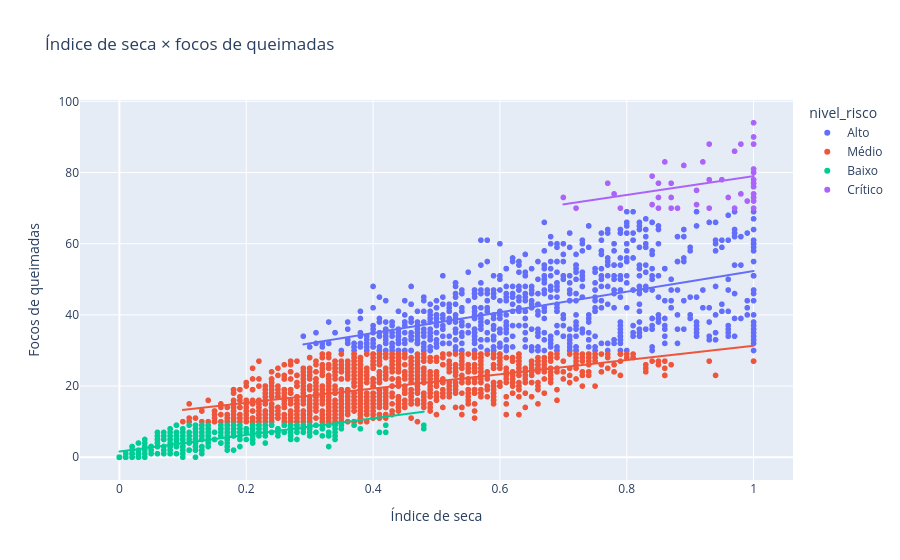

The notebook cell this image was saved under:
### Markdown cell above
## 13. Relação entre seca e queimadas

### Code cell
corr = df[["indice_seca", "focos_queimada"]].corr().iloc[0, 1]
print(f"Correlação de Pearson: {corr:.3f}")

fig = px.scatter(
    df,
    x="indice_seca",
    y="focos_queimada",
    color="nivel_risco",
    hover_data=["ano", "mes", "uf", "regiao", "bioma"],
    trendline="ols",
    title="Índice de seca × focos de queimadas"
)
fig.update_layout(
    xaxis_title="Índice de seca",
    yaxis_title="Focos de queimadas"
)
fig.show()

### Figure 1 — Plotly figure (JSON) as saved in the notebook; plotly's stock layout.template omitted (floating-point values rounded to 4 significant figures; data arrays with more than 128 entries replaced by an {"elided": "..."} marker saying what was removed)
{"data": [{"customdata": {"elided": "784x5 mixed values"}, "hovertemplate": "nivel_risco=Alto<br>indice_seca=%{x}<br>focos_queimada=%{y}<br>ano=%{customdata[0]}<br>mes=%{customdata[1]}<br>uf=%{customdata[2]}<br>regiao=%{customdata[3]}<br>bioma=%{customdata[4]}<extra></extra>", "legendgroup": "Alto", "marker": {"color": "#636efa", "symbol": "circle"}, "mode": "markers", "name": "Alto", "showlegend": true, "type": "scattergl", "x": {"elided": "784 float values"}, "xaxis": "x", "y": {"elided": "784 int values"}, "yaxis": "y"}, {"hovertemplate": "<b>OLS trendline</b><br>focos_queimada = 29.0576 * indice_seca + 23.28<br>R<sup>2</sup>=0.249860<br><br>nivel_risco=Alto<br>indice_seca=%{x}<br>focos_queimada=%{y} <b>(trend)</b><extra></extra>", "legendgroup": "Alto", "marker": {"color": "#636efa", "symbol": "circle"}, "mode": "lines", "name": "Alto", "showlegend": false, "type": "scattergl", "x": {"elided": "784 float values"}, "xaxis": "x", "y": {"elided": "784 float values"}, "yaxis": "y"}, {"customdata": {"elided": "1199x5 mixed values"}, "hovertemplate": "nivel_risco=Médio<br>indice_seca=%{x}<br>focos_queimada=%{y}<br>ano=%{customdata[0]}<br>mes=%{customdata[1]}<br>uf=%{customdata[2]}<br>regiao=%{customdata[3]}<br>bioma=%{customdata[4]}<extra></extra>", "legendgroup": "Médio", "marker": {"color": "#EF553B", "symbol": "circle"}, "mode": "markers", "name": "Médio", "showlegend": true, "type": "scattergl", "x": {"elided": "1199 float values"}, "xaxis": "x", "y": {"elided": "1199 int values"}, "yaxis": "y"}, {"hovertemplate": "<b>OLS trendline</b><br>focos_queimada = 20.0352 * indice_seca + 11.2948<br>R<sup>2</sup>=0.306196<br><br>nivel_risco=Médio<br>indice_seca=%{x}<br>focos_queimada=%{y} <b>(trend)</b><extra></extra>", "legendgroup": "Médio", "marker": {"color": "#EF553B", "symbol": "circle"}, "mode": "lines", "name": "Médio", "showlegend": false, "type": "scattergl", "x": {"elided": "1199 float values"}, "xaxis": "x", "y": {"elided": "1199 float values"}, "yaxis": "y"}, {"customdata": {"elided": "376x5 mixed values"}, "hovertemplate": "nivel_risco=Baixo<br>indice_seca=%{x}<br>focos_queimada=%{y}<br>ano=%{customdata[0]}<br>mes=%{customdata[1]}<br>uf=%{customdata[2]}<br>regiao=%{customdata[3]}<br>bioma=%{customdata[4]}<extra></extra>", "legendgroup": "Baixo", "marker": {"color": "#00cc96", "symbol": "circle"}, "mode": "markers", "name": "Baixo", "showlegend": true, "type": "scattergl", "x": {"elided": "376 float values"}, "xaxis": "x", "y": {"elided": "376 int values"}, "yaxis": "y"}, {"hovertemplate": "<b>OLS trendline</b><br>focos_queimada = 23.3177 * indice_seca + 1.61131<br>R<sup>2</sup>=0.590638<br><br>nivel_risco=Baixo<br>indice_seca=%{x}<br>focos_queimada=%{y} <b>(trend)</b><extra></extra>", "legendgroup": "Baixo", "marker": {"color": "#00cc96", "symbol": "circle"}, "mode": "lines", "name": "Baixo", "showlegend": false, "type": "scattergl", "x": {"elided": "376 float values"}, "xaxis": "x", "y": {"elided": "376 float values"}, "yaxis": "y"}, {"customdata": {"elided": "41x5 mixed values"}, "hovertemplate": "nivel_risco=Crítico<br>indice_seca=%{x}<br>focos_queimada=%{y}<br>ano=%{customdata[0]}<br>mes=%{customdata[1]}<br>uf=%{customdata[2]}<br>regiao=%{customdata[3]}<br>bioma=%{customdata[4]}<extra></extra>", "legendgroup": "Crítico", "marker": {"color": "#ab63fa", "symbol": "circle"}, "mode": "markers", "name": "Crítico", "showlegend": true, "type": "scattergl", "x": [0.95, 0.85, 0.93, 0.72, 0.93, 1.0, 0.88, 1.0, 0.98, 0.87, 1.0, 1.0, 0.91, 1.0, 1.0, 0.98, 1.0, 0.96, 0.79, 0.99, 0.77, 0.84, 0.78, 1.0, 1.0, 0.84, 0.87, 0.7, 0.92, 1.0, 0.89, 0.85, 1.0, 0.97, 0.85, 0.97, 1.0, 0.93, 0.91, 0.86, 0.87], "xaxis": "x", "y": [78, 73, 70, 70, 78, 78, 70, 72, 88, 73, 77, 73, 71, 74, 70, 74, 76, 73, 70, 72, 77, 79, 74, 94, 90, 71, 70, 73, 83, 80, 82, 70, 88, 86, 77, 70, 81, 88, 75, 83, 77], "yaxis": "y"}, {"hovertemplate": "<b>OLS trendline</b><br>focos_queimada = 26.459 * indice_seca + 52.5415<br>R<sup>2</sup>=0.120461<br><br>nivel_risco=Crítico<br>indice_seca=%{x}<br>focos_queimada=%{y} <b>(trend)</b><extra></extra>", "legendgroup": "Crítico", "marker": {"color": "#ab63fa", "symbol": "circle"}, "mode": "lines", "name": "Crítico", "showlegend": false, "type": "scattergl", "x": [0.7, 0.72, 0.77, 0.78, 0.79, 0.84, 0.84, 0.85, 0.85, 0.85, 0.86, 0.87, 0.87, 0.87, 0.88, 0.89, 0.91, 0.91, 0.92, 0.93, 0.93, 0.93, 0.95, 0.96, 0.97, 0.97, 0.98, 0.98, 0.99, 1.0, 1.0, 1.0, 1.0, 1.0, 1.0, 1.0, 1.0, 1.0, 1.0, 1.0, 1.0], "xaxis": "x", "y": [71.06, 71.59, 72.91, 73.18, 73.44, 74.77, 74.77, 75.03, 75.03, 75.03, 75.3, 75.56, 75.56, 75.56, 75.83, 76.09, 76.62, 76.62, 76.88, 77.15, 77.15, 77.15, 77.68, 77.94, 78.21, 78.21, 78.47, 78.47, 78.74, 79.0, 79.0, 79.0, 79.0, 79.0, 79.0, 79.0, 79.0, 79.0, 79.0, 79.0, 79.0], "yaxis": "y"}], "layout": {"legend": {"title": {"text": "nivel_risco"}, "tracegroupgap": 0}, "title": {"text": "Índice de seca × focos de queimadas"}, "xaxis": {"anchor": "y", "domain": [0, 1], "title": {"text": "Índice de seca"}}, "yaxis": {"anchor": "x", "domain": [0, 1], "title": {"text": "Focos de queimadas"}}}}
